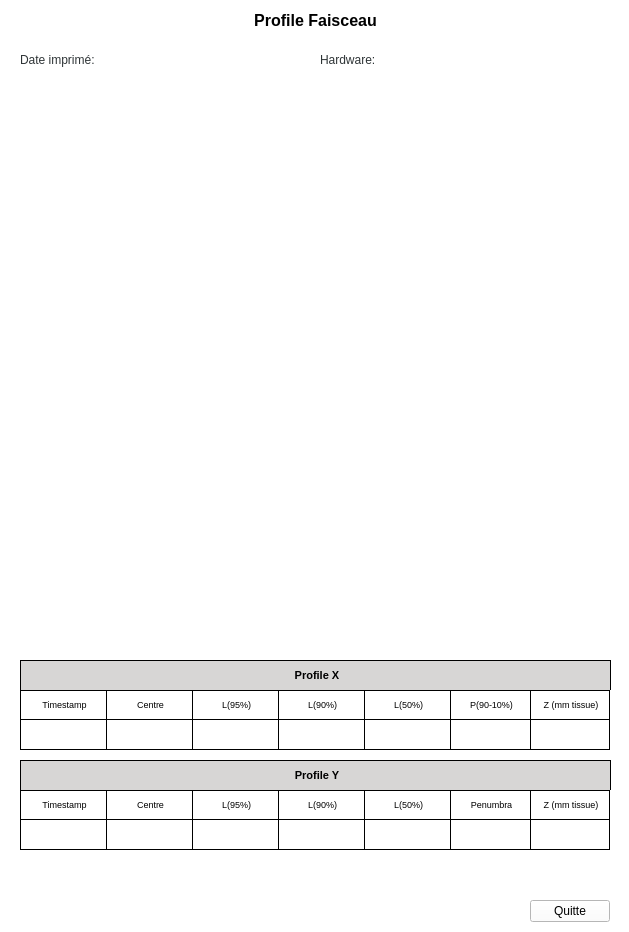
<?xml version="1.0" encoding="UTF-8"?>
<ui version="4.0">
 <class>ProfilePrintDialog</class>
 <widget class="QWidget" name="ProfilePrintDialog">
  <property name="geometry">
   <rect>
    <x>0</x>
    <y>0</y>
    <width>629</width>
    <height>932</height>
   </rect>
  </property>
  <property name="windowTitle">
   <string>Form</string>
  </property>
  <property name="styleSheet">
   <string notr="true">background: white;
</string>
  </property>
  <widget class="QWidget" name="profileWidget" native="true">
   <property name="geometry">
    <rect>
     <x>0</x>
     <y>0</y>
     <width>630</width>
     <height>891</height>
    </rect>
   </property>
   <widget class="QLabel" name="label_87">
    <property name="geometry">
     <rect>
      <x>0</x>
      <y>10</y>
      <width>631</width>
      <height>21</height>
     </rect>
    </property>
    <property name="whatsThis">
     <string>&lt;html&gt;&lt;head/&gt;&lt;body&gt;&lt;p&gt;color: rgb(46, 52, 54);&lt;/p&gt;&lt;p&gt;&lt;br/&gt;&lt;/p&gt;&lt;/body&gt;&lt;/html&gt;</string>
    </property>
    <property name="text">
     <string>&lt;html&gt;&lt;head/&gt;&lt;body&gt;&lt;p align=&quot;center&quot;&gt;&lt;span style=&quot; font-size:12pt; font-weight:600;&quot;&gt;Profile Faisceau&lt;/span&gt;&lt;/p&gt;&lt;/body&gt;&lt;/html&gt;</string>
    </property>
   </widget>
   <widget class="QLabel" name="label_2">
    <property name="geometry">
     <rect>
      <x>20</x>
      <y>660</y>
      <width>591</width>
      <height>30</height>
     </rect>
    </property>
    <property name="minimumSize">
     <size>
      <width>0</width>
      <height>30</height>
     </size>
    </property>
    <property name="maximumSize">
     <size>
      <width>659</width>
      <height>30</height>
     </size>
    </property>
    <property name="sizeIncrement">
     <size>
      <width>659</width>
      <height>30</height>
     </size>
    </property>
    <property name="font">
     <font>
      <pointsize>8</pointsize>
      <weight>75</weight>
      <bold>true</bold>
     </font>
    </property>
    <property name="styleSheet">
     <string notr="true">background-color : #d7d6d5; 
color : black;
border-color: black;
border-width: 1px;
border-style: solid;
border-bottom-style: none;

</string>
    </property>
    <property name="text">
     <string>&lt;html&gt;&lt;head/&gt;&lt;body&gt;&lt;p align=&quot;center&quot;&gt;Profile X&lt;/p&gt;&lt;/body&gt;&lt;/html&gt;</string>
    </property>
   </widget>
   <widget class="QWidget" name="gridLayoutWidget_2">
    <property name="geometry">
     <rect>
      <x>20</x>
      <y>690</y>
      <width>592</width>
      <height>62</height>
     </rect>
    </property>
    <layout class="QGridLayout" name="gridLayout_2">
     <property name="spacing">
      <number>0</number>
     </property>
     <item row="1" column="6">
      <widget class="QLineEdit" name="lineEdit_x_z">
       <property name="sizePolicy">
        <sizepolicy hsizetype="Expanding" vsizetype="Expanding">
         <horstretch>0</horstretch>
         <verstretch>0</verstretch>
        </sizepolicy>
       </property>
       <property name="minimumSize">
        <size>
         <width>80</width>
         <height>30</height>
        </size>
       </property>
       <property name="maximumSize">
        <size>
         <width>80</width>
         <height>30</height>
        </size>
       </property>
       <property name="font">
        <font>
         <pointsize>7</pointsize>
        </font>
       </property>
       <property name="styleSheet">
        <string notr="true">border-color: black;
border-width: 1px;
border-style: solid;
border-top-style: none;
color: rgb(46, 52, 54);
</string>
       </property>
       <property name="alignment">
        <set>Qt::AlignCenter</set>
       </property>
       <property name="readOnly">
        <bool>true</bool>
       </property>
      </widget>
     </item>
     <item row="0" column="2">
      <widget class="QLabel" name="label_10">
       <property name="minimumSize">
        <size>
         <width>86</width>
         <height>30</height>
        </size>
       </property>
       <property name="maximumSize">
        <size>
         <width>86</width>
         <height>30</height>
        </size>
       </property>
       <property name="font">
        <font>
         <pointsize>7</pointsize>
        </font>
       </property>
       <property name="styleSheet">
        <string notr="true">color : black;
border-color: black;
border-width: 1px;
border-style: solid;
border-right-style: none;
</string>
       </property>
       <property name="text">
        <string>&lt;html&gt;&lt;head/&gt;&lt;body&gt;&lt;p align=&quot;center&quot;&gt;L(95%)&lt;/p&gt;&lt;/body&gt;&lt;/html&gt;</string>
       </property>
      </widget>
     </item>
     <item row="0" column="3">
      <widget class="QLabel" name="label_11">
       <property name="minimumSize">
        <size>
         <width>86</width>
         <height>30</height>
        </size>
       </property>
       <property name="maximumSize">
        <size>
         <width>86</width>
         <height>30</height>
        </size>
       </property>
       <property name="font">
        <font>
         <pointsize>7</pointsize>
        </font>
       </property>
       <property name="styleSheet">
        <string notr="true">color : black;
border-color: black;
border-width: 1px;
border-style: solid;
border-right-style: none;
</string>
       </property>
       <property name="text">
        <string>&lt;html&gt;&lt;head/&gt;&lt;body&gt;&lt;p align=&quot;center&quot;&gt;L(90%)&lt;/p&gt;&lt;/body&gt;&lt;/html&gt;</string>
       </property>
      </widget>
     </item>
     <item row="1" column="4">
      <widget class="QLineEdit" name="lineEdit_x_l50">
       <property name="sizePolicy">
        <sizepolicy hsizetype="Expanding" vsizetype="Expanding">
         <horstretch>0</horstretch>
         <verstretch>0</verstretch>
        </sizepolicy>
       </property>
       <property name="minimumSize">
        <size>
         <width>86</width>
         <height>30</height>
        </size>
       </property>
       <property name="maximumSize">
        <size>
         <width>86</width>
         <height>30</height>
        </size>
       </property>
       <property name="font">
        <font>
         <pointsize>7</pointsize>
        </font>
       </property>
       <property name="styleSheet">
        <string notr="true">border-color: black;
border-width: 1px;
border-style: solid;
border-right-style: none;
border-top-style: none;
color: rgb(46, 52, 54);
</string>
       </property>
       <property name="alignment">
        <set>Qt::AlignCenter</set>
       </property>
       <property name="readOnly">
        <bool>true</bool>
       </property>
      </widget>
     </item>
     <item row="0" column="5">
      <widget class="QLabel" name="label_16">
       <property name="minimumSize">
        <size>
         <width>80</width>
         <height>30</height>
        </size>
       </property>
       <property name="maximumSize">
        <size>
         <width>80</width>
         <height>30</height>
        </size>
       </property>
       <property name="font">
        <font>
         <pointsize>7</pointsize>
        </font>
       </property>
       <property name="styleSheet">
        <string notr="true">color : black;
border-color: black;
border-width: 1px;
border-style: solid;
border-right-style: none;
</string>
       </property>
       <property name="text">
        <string>&lt;html&gt;&lt;head/&gt;&lt;body&gt;&lt;p align=&quot;center&quot;&gt;P(90-10%)&lt;/p&gt;&lt;/body&gt;&lt;/html&gt;</string>
       </property>
      </widget>
     </item>
     <item row="1" column="2">
      <widget class="QLineEdit" name="lineEdit_x_l95">
       <property name="sizePolicy">
        <sizepolicy hsizetype="Expanding" vsizetype="Expanding">
         <horstretch>0</horstretch>
         <verstretch>0</verstretch>
        </sizepolicy>
       </property>
       <property name="minimumSize">
        <size>
         <width>0</width>
         <height>30</height>
        </size>
       </property>
       <property name="maximumSize">
        <size>
         <width>86</width>
         <height>30</height>
        </size>
       </property>
       <property name="sizeIncrement">
        <size>
         <width>86</width>
         <height>0</height>
        </size>
       </property>
       <property name="font">
        <font>
         <pointsize>7</pointsize>
        </font>
       </property>
       <property name="styleSheet">
        <string notr="true">border-color: black;
border-width: 1px;
border-style: solid;
border-right-style: none;
border-top-style: none;
color: rgb(46, 52, 54);
</string>
       </property>
       <property name="alignment">
        <set>Qt::AlignCenter</set>
       </property>
       <property name="readOnly">
        <bool>true</bool>
       </property>
      </widget>
     </item>
     <item row="1" column="3">
      <widget class="QLineEdit" name="lineEdit_x_l90">
       <property name="sizePolicy">
        <sizepolicy hsizetype="Expanding" vsizetype="Expanding">
         <horstretch>0</horstretch>
         <verstretch>0</verstretch>
        </sizepolicy>
       </property>
       <property name="minimumSize">
        <size>
         <width>86</width>
         <height>30</height>
        </size>
       </property>
       <property name="maximumSize">
        <size>
         <width>86</width>
         <height>30</height>
        </size>
       </property>
       <property name="font">
        <font>
         <pointsize>7</pointsize>
        </font>
       </property>
       <property name="styleSheet">
        <string notr="true">border-color: black;
border-width: 1px;
border-style: solid;
border-right-style: none;
border-top-style: none;
color: rgb(46, 52, 54);
</string>
       </property>
       <property name="alignment">
        <set>Qt::AlignCenter</set>
       </property>
       <property name="readOnly">
        <bool>true</bool>
       </property>
      </widget>
     </item>
     <item row="1" column="1">
      <widget class="QLineEdit" name="lineEdit_x_centre">
       <property name="sizePolicy">
        <sizepolicy hsizetype="Expanding" vsizetype="Expanding">
         <horstretch>0</horstretch>
         <verstretch>0</verstretch>
        </sizepolicy>
       </property>
       <property name="minimumSize">
        <size>
         <width>86</width>
         <height>30</height>
        </size>
       </property>
       <property name="maximumSize">
        <size>
         <width>86</width>
         <height>30</height>
        </size>
       </property>
       <property name="font">
        <font>
         <pointsize>7</pointsize>
        </font>
       </property>
       <property name="styleSheet">
        <string notr="true">border-color: black;
border-width: 1px;
border-style: solid;
border-right-style: none;
border-top-style: none;
color: rgb(46, 52, 54);
</string>
       </property>
       <property name="alignment">
        <set>Qt::AlignCenter</set>
       </property>
       <property name="readOnly">
        <bool>true</bool>
       </property>
      </widget>
     </item>
     <item row="0" column="0">
      <widget class="QLabel" name="label_8">
       <property name="minimumSize">
        <size>
         <width>86</width>
         <height>30</height>
        </size>
       </property>
       <property name="maximumSize">
        <size>
         <width>86</width>
         <height>30</height>
        </size>
       </property>
       <property name="font">
        <font>
         <pointsize>7</pointsize>
        </font>
       </property>
       <property name="styleSheet">
        <string notr="true">color : black;
border-color: black;
border-width: 1px;
border-style: solid;
border-right-style: none;
</string>
       </property>
       <property name="text">
        <string>&lt;html&gt;&lt;head/&gt;&lt;body&gt;&lt;p align=&quot;center&quot;&gt;Timestamp&lt;/p&gt;&lt;/body&gt;&lt;/html&gt;</string>
       </property>
      </widget>
     </item>
     <item row="1" column="0">
      <widget class="QLineEdit" name="lineEdit_x_timestamp">
       <property name="sizePolicy">
        <sizepolicy hsizetype="Expanding" vsizetype="Expanding">
         <horstretch>0</horstretch>
         <verstretch>0</verstretch>
        </sizepolicy>
       </property>
       <property name="minimumSize">
        <size>
         <width>86</width>
         <height>30</height>
        </size>
       </property>
       <property name="maximumSize">
        <size>
         <width>86</width>
         <height>30</height>
        </size>
       </property>
       <property name="font">
        <font>
         <pointsize>7</pointsize>
        </font>
       </property>
       <property name="styleSheet">
        <string notr="true">border-color: black;
border-width: 1px;
border-style: solid;
border-right-style: none;
border-top-style: none;
color: rgb(46, 52, 54);
</string>
       </property>
       <property name="alignment">
        <set>Qt::AlignCenter</set>
       </property>
       <property name="readOnly">
        <bool>true</bool>
       </property>
      </widget>
     </item>
     <item row="0" column="1">
      <widget class="QLabel" name="label_9">
       <property name="minimumSize">
        <size>
         <width>86</width>
         <height>30</height>
        </size>
       </property>
       <property name="maximumSize">
        <size>
         <width>86</width>
         <height>30</height>
        </size>
       </property>
       <property name="font">
        <font>
         <pointsize>7</pointsize>
        </font>
       </property>
       <property name="styleSheet">
        <string notr="true">color : black;
border-color: black;
border-width: 1px;
border-style: solid;
border-right-style: none;
</string>
       </property>
       <property name="text">
        <string>&lt;html&gt;&lt;head/&gt;&lt;body&gt;&lt;p align=&quot;center&quot;&gt;Centre&lt;/p&gt;&lt;/body&gt;&lt;/html&gt;</string>
       </property>
      </widget>
     </item>
     <item row="1" column="5">
      <widget class="QLineEdit" name="lineEdit_x_penumbra">
       <property name="sizePolicy">
        <sizepolicy hsizetype="Expanding" vsizetype="Expanding">
         <horstretch>0</horstretch>
         <verstretch>0</verstretch>
        </sizepolicy>
       </property>
       <property name="minimumSize">
        <size>
         <width>80</width>
         <height>30</height>
        </size>
       </property>
       <property name="maximumSize">
        <size>
         <width>80</width>
         <height>30</height>
        </size>
       </property>
       <property name="font">
        <font>
         <pointsize>7</pointsize>
        </font>
       </property>
       <property name="styleSheet">
        <string notr="true">border-color: black;
border-width: 1px;
border-style: solid;
border-right-style: none;
border-top-style: none;
color: rgb(46, 52, 54);
</string>
       </property>
       <property name="alignment">
        <set>Qt::AlignCenter</set>
       </property>
       <property name="readOnly">
        <bool>true</bool>
       </property>
      </widget>
     </item>
     <item row="0" column="4">
      <widget class="QLabel" name="label_13">
       <property name="minimumSize">
        <size>
         <width>86</width>
         <height>30</height>
        </size>
       </property>
       <property name="maximumSize">
        <size>
         <width>86</width>
         <height>30</height>
        </size>
       </property>
       <property name="font">
        <font>
         <pointsize>7</pointsize>
        </font>
       </property>
       <property name="styleSheet">
        <string notr="true">color : black;
border-color: black;
border-width: 1px;
border-style: solid;
border-right-style: none;
</string>
       </property>
       <property name="text">
        <string>&lt;html&gt;&lt;head/&gt;&lt;body&gt;&lt;p align=&quot;center&quot;&gt;L(50%)&lt;/p&gt;&lt;/body&gt;&lt;/html&gt;</string>
       </property>
      </widget>
     </item>
     <item row="0" column="6">
      <widget class="QLabel" name="label_15">
       <property name="minimumSize">
        <size>
         <width>80</width>
         <height>30</height>
        </size>
       </property>
       <property name="maximumSize">
        <size>
         <width>80</width>
         <height>30</height>
        </size>
       </property>
       <property name="font">
        <font>
         <pointsize>7</pointsize>
        </font>
       </property>
       <property name="styleSheet">
        <string notr="true">color : black;
border-color: black;
border-width: 1px;
border-style: solid;
</string>
       </property>
       <property name="text">
        <string>&lt;html&gt;&lt;head/&gt;&lt;body&gt;&lt;p align=&quot;center&quot;&gt;Z (mm tissue)&lt;/p&gt;&lt;/body&gt;&lt;/html&gt;</string>
       </property>
      </widget>
     </item>
    </layout>
   </widget>
   <widget class="QWidget" name="horizontalLayoutWidget_2">
    <property name="geometry">
     <rect>
      <x>20</x>
      <y>50</y>
      <width>291</width>
      <height>21</height>
     </rect>
    </property>
    <layout class="QHBoxLayout" name="horizontalLayout_2">
     <item>
      <widget class="QLabel" name="nameLabel_2">
       <property name="minimumSize">
        <size>
         <width>95</width>
         <height>0</height>
        </size>
       </property>
       <property name="maximumSize">
        <size>
         <width>60</width>
         <height>16777215</height>
        </size>
       </property>
       <property name="styleSheet">
        <string notr="true">color: rgb(46, 52, 54);
</string>
       </property>
       <property name="text">
        <string>&lt;html&gt;&lt;head/&gt;&lt;body&gt;&lt;p&gt;Date imprimé:&lt;/p&gt;&lt;/body&gt;&lt;/html&gt;</string>
       </property>
      </widget>
     </item>
     <item>
      <widget class="QLineEdit" name="lineEdit_date">
       <property name="font">
        <font>
         <pointsize>9</pointsize>
        </font>
       </property>
       <property name="styleSheet">
        <string notr="true">border: none;
color: rgb(46, 52, 54);

</string>
       </property>
       <property name="readOnly">
        <bool>true</bool>
       </property>
      </widget>
     </item>
    </layout>
   </widget>
   <widget class="QLabel" name="label_3">
    <property name="geometry">
     <rect>
      <x>20</x>
      <y>760</y>
      <width>591</width>
      <height>30</height>
     </rect>
    </property>
    <property name="minimumSize">
     <size>
      <width>0</width>
      <height>30</height>
     </size>
    </property>
    <property name="maximumSize">
     <size>
      <width>659</width>
      <height>30</height>
     </size>
    </property>
    <property name="sizeIncrement">
     <size>
      <width>659</width>
      <height>30</height>
     </size>
    </property>
    <property name="font">
     <font>
      <pointsize>8</pointsize>
      <weight>75</weight>
      <bold>true</bold>
     </font>
    </property>
    <property name="styleSheet">
     <string notr="true">background-color : #d7d6d5; 
color : black;
border-color: black;
border-width: 1px;
border-style: solid;
border-bottom-style: none;

</string>
    </property>
    <property name="text">
     <string>&lt;html&gt;&lt;head/&gt;&lt;body&gt;&lt;p align=&quot;center&quot;&gt;Profile Y&lt;/p&gt;&lt;/body&gt;&lt;/html&gt;</string>
    </property>
   </widget>
   <widget class="QWidget" name="gridLayoutWidget_3">
    <property name="geometry">
     <rect>
      <x>20</x>
      <y>790</y>
      <width>592</width>
      <height>62</height>
     </rect>
    </property>
    <layout class="QGridLayout" name="gridLayout_3">
     <property name="spacing">
      <number>0</number>
     </property>
     <item row="1" column="6">
      <widget class="QLineEdit" name="lineEdit_y_z">
       <property name="sizePolicy">
        <sizepolicy hsizetype="Expanding" vsizetype="Expanding">
         <horstretch>0</horstretch>
         <verstretch>0</verstretch>
        </sizepolicy>
       </property>
       <property name="minimumSize">
        <size>
         <width>80</width>
         <height>30</height>
        </size>
       </property>
       <property name="maximumSize">
        <size>
         <width>80</width>
         <height>30</height>
        </size>
       </property>
       <property name="font">
        <font>
         <pointsize>7</pointsize>
        </font>
       </property>
       <property name="styleSheet">
        <string notr="true">border-color: black;
border-width: 1px;
border-style: solid;
border-top-style: none;
color: rgb(46, 52, 54);
</string>
       </property>
       <property name="alignment">
        <set>Qt::AlignCenter</set>
       </property>
       <property name="readOnly">
        <bool>true</bool>
       </property>
      </widget>
     </item>
     <item row="0" column="2">
      <widget class="QLabel" name="label_12">
       <property name="minimumSize">
        <size>
         <width>86</width>
         <height>30</height>
        </size>
       </property>
       <property name="maximumSize">
        <size>
         <width>86</width>
         <height>30</height>
        </size>
       </property>
       <property name="font">
        <font>
         <pointsize>7</pointsize>
        </font>
       </property>
       <property name="styleSheet">
        <string notr="true">color : black;
border-color: black;
border-width: 1px;
border-style: solid;
border-right-style: none;
</string>
       </property>
       <property name="text">
        <string>&lt;html&gt;&lt;head/&gt;&lt;body&gt;&lt;p align=&quot;center&quot;&gt;L(95%)&lt;/p&gt;&lt;/body&gt;&lt;/html&gt;</string>
       </property>
      </widget>
     </item>
     <item row="0" column="3">
      <widget class="QLabel" name="label_14">
       <property name="minimumSize">
        <size>
         <width>86</width>
         <height>30</height>
        </size>
       </property>
       <property name="maximumSize">
        <size>
         <width>86</width>
         <height>30</height>
        </size>
       </property>
       <property name="font">
        <font>
         <pointsize>7</pointsize>
        </font>
       </property>
       <property name="styleSheet">
        <string notr="true">color : black;
border-color: black;
border-width: 1px;
border-style: solid;
border-right-style: none;
</string>
       </property>
       <property name="text">
        <string>&lt;html&gt;&lt;head/&gt;&lt;body&gt;&lt;p align=&quot;center&quot;&gt;L(90%)&lt;/p&gt;&lt;/body&gt;&lt;/html&gt;</string>
       </property>
      </widget>
     </item>
     <item row="1" column="4">
      <widget class="QLineEdit" name="lineEdit_y_l50">
       <property name="sizePolicy">
        <sizepolicy hsizetype="Expanding" vsizetype="Expanding">
         <horstretch>0</horstretch>
         <verstretch>0</verstretch>
        </sizepolicy>
       </property>
       <property name="minimumSize">
        <size>
         <width>86</width>
         <height>30</height>
        </size>
       </property>
       <property name="maximumSize">
        <size>
         <width>86</width>
         <height>30</height>
        </size>
       </property>
       <property name="font">
        <font>
         <pointsize>7</pointsize>
        </font>
       </property>
       <property name="styleSheet">
        <string notr="true">border-color: black;
border-width: 1px;
border-style: solid;
border-right-style: none;
border-top-style: none;
color: rgb(46, 52, 54);
</string>
       </property>
       <property name="alignment">
        <set>Qt::AlignCenter</set>
       </property>
       <property name="readOnly">
        <bool>true</bool>
       </property>
      </widget>
     </item>
     <item row="0" column="5">
      <widget class="QLabel" name="label_17">
       <property name="minimumSize">
        <size>
         <width>80</width>
         <height>30</height>
        </size>
       </property>
       <property name="maximumSize">
        <size>
         <width>80</width>
         <height>30</height>
        </size>
       </property>
       <property name="font">
        <font>
         <pointsize>7</pointsize>
        </font>
       </property>
       <property name="styleSheet">
        <string notr="true">color : black;
border-color: black;
border-width: 1px;
border-style: solid;
border-right-style: none;
</string>
       </property>
       <property name="text">
        <string>&lt;html&gt;&lt;head/&gt;&lt;body&gt;&lt;p align=&quot;center&quot;&gt;Penumbra&lt;/p&gt;&lt;/body&gt;&lt;/html&gt;</string>
       </property>
      </widget>
     </item>
     <item row="1" column="2">
      <widget class="QLineEdit" name="lineEdit_y_l95">
       <property name="sizePolicy">
        <sizepolicy hsizetype="Expanding" vsizetype="Expanding">
         <horstretch>0</horstretch>
         <verstretch>0</verstretch>
        </sizepolicy>
       </property>
       <property name="minimumSize">
        <size>
         <width>0</width>
         <height>30</height>
        </size>
       </property>
       <property name="maximumSize">
        <size>
         <width>86</width>
         <height>30</height>
        </size>
       </property>
       <property name="sizeIncrement">
        <size>
         <width>86</width>
         <height>0</height>
        </size>
       </property>
       <property name="font">
        <font>
         <pointsize>7</pointsize>
        </font>
       </property>
       <property name="styleSheet">
        <string notr="true">border-color: black;
border-width: 1px;
border-style: solid;
border-right-style: none;
border-top-style: none;
color: rgb(46, 52, 54);
</string>
       </property>
       <property name="alignment">
        <set>Qt::AlignCenter</set>
       </property>
       <property name="readOnly">
        <bool>true</bool>
       </property>
      </widget>
     </item>
     <item row="1" column="3">
      <widget class="QLineEdit" name="lineEdit_y_l90">
       <property name="sizePolicy">
        <sizepolicy hsizetype="Expanding" vsizetype="Expanding">
         <horstretch>0</horstretch>
         <verstretch>0</verstretch>
        </sizepolicy>
       </property>
       <property name="minimumSize">
        <size>
         <width>86</width>
         <height>30</height>
        </size>
       </property>
       <property name="maximumSize">
        <size>
         <width>86</width>
         <height>30</height>
        </size>
       </property>
       <property name="font">
        <font>
         <pointsize>7</pointsize>
        </font>
       </property>
       <property name="styleSheet">
        <string notr="true">border-color: black;
border-width: 1px;
border-style: solid;
border-right-style: none;
border-top-style: none;
color: rgb(46, 52, 54);
</string>
       </property>
       <property name="alignment">
        <set>Qt::AlignCenter</set>
       </property>
       <property name="readOnly">
        <bool>true</bool>
       </property>
      </widget>
     </item>
     <item row="1" column="1">
      <widget class="QLineEdit" name="lineEdit_y_centre">
       <property name="sizePolicy">
        <sizepolicy hsizetype="Expanding" vsizetype="Expanding">
         <horstretch>0</horstretch>
         <verstretch>0</verstretch>
        </sizepolicy>
       </property>
       <property name="minimumSize">
        <size>
         <width>86</width>
         <height>30</height>
        </size>
       </property>
       <property name="maximumSize">
        <size>
         <width>86</width>
         <height>30</height>
        </size>
       </property>
       <property name="font">
        <font>
         <pointsize>7</pointsize>
        </font>
       </property>
       <property name="styleSheet">
        <string notr="true">border-color: black;
border-width: 1px;
border-style: solid;
border-right-style: none;
border-top-style: none;
color: rgb(46, 52, 54);
</string>
       </property>
       <property name="alignment">
        <set>Qt::AlignCenter</set>
       </property>
       <property name="readOnly">
        <bool>true</bool>
       </property>
      </widget>
     </item>
     <item row="0" column="0">
      <widget class="QLabel" name="label_18">
       <property name="minimumSize">
        <size>
         <width>86</width>
         <height>30</height>
        </size>
       </property>
       <property name="maximumSize">
        <size>
         <width>86</width>
         <height>30</height>
        </size>
       </property>
       <property name="font">
        <font>
         <pointsize>7</pointsize>
        </font>
       </property>
       <property name="styleSheet">
        <string notr="true">color : black;
border-color: black;
border-width: 1px;
border-style: solid;
border-right-style: none;
</string>
       </property>
       <property name="text">
        <string>&lt;html&gt;&lt;head/&gt;&lt;body&gt;&lt;p align=&quot;center&quot;&gt;Timestamp&lt;/p&gt;&lt;/body&gt;&lt;/html&gt;</string>
       </property>
      </widget>
     </item>
     <item row="1" column="0">
      <widget class="QLineEdit" name="lineEdit_y_timestamp">
       <property name="sizePolicy">
        <sizepolicy hsizetype="Expanding" vsizetype="Expanding">
         <horstretch>0</horstretch>
         <verstretch>0</verstretch>
        </sizepolicy>
       </property>
       <property name="minimumSize">
        <size>
         <width>86</width>
         <height>30</height>
        </size>
       </property>
       <property name="maximumSize">
        <size>
         <width>86</width>
         <height>30</height>
        </size>
       </property>
       <property name="font">
        <font>
         <pointsize>7</pointsize>
        </font>
       </property>
       <property name="styleSheet">
        <string notr="true">border-color: black;
border-width: 1px;
border-style: solid;
border-right-style: none;
border-top-style: none;
color: rgb(46, 52, 54);
</string>
       </property>
       <property name="alignment">
        <set>Qt::AlignCenter</set>
       </property>
       <property name="readOnly">
        <bool>true</bool>
       </property>
      </widget>
     </item>
     <item row="0" column="1">
      <widget class="QLabel" name="label_19">
       <property name="minimumSize">
        <size>
         <width>86</width>
         <height>30</height>
        </size>
       </property>
       <property name="maximumSize">
        <size>
         <width>86</width>
         <height>30</height>
        </size>
       </property>
       <property name="font">
        <font>
         <pointsize>7</pointsize>
        </font>
       </property>
       <property name="styleSheet">
        <string notr="true">color : black;
border-color: black;
border-width: 1px;
border-style: solid;
border-right-style: none;
</string>
       </property>
       <property name="text">
        <string>&lt;html&gt;&lt;head/&gt;&lt;body&gt;&lt;p align=&quot;center&quot;&gt;Centre&lt;/p&gt;&lt;/body&gt;&lt;/html&gt;</string>
       </property>
      </widget>
     </item>
     <item row="1" column="5">
      <widget class="QLineEdit" name="lineEdit_y_penumbra">
       <property name="sizePolicy">
        <sizepolicy hsizetype="Expanding" vsizetype="Expanding">
         <horstretch>0</horstretch>
         <verstretch>0</verstretch>
        </sizepolicy>
       </property>
       <property name="minimumSize">
        <size>
         <width>80</width>
         <height>30</height>
        </size>
       </property>
       <property name="maximumSize">
        <size>
         <width>80</width>
         <height>30</height>
        </size>
       </property>
       <property name="font">
        <font>
         <pointsize>7</pointsize>
        </font>
       </property>
       <property name="styleSheet">
        <string notr="true">border-color: black;
border-width: 1px;
border-style: solid;
border-right-style: none;
border-top-style: none;
color: rgb(46, 52, 54);
</string>
       </property>
       <property name="alignment">
        <set>Qt::AlignCenter</set>
       </property>
       <property name="readOnly">
        <bool>true</bool>
       </property>
      </widget>
     </item>
     <item row="0" column="4">
      <widget class="QLabel" name="label_20">
       <property name="minimumSize">
        <size>
         <width>86</width>
         <height>30</height>
        </size>
       </property>
       <property name="maximumSize">
        <size>
         <width>86</width>
         <height>30</height>
        </size>
       </property>
       <property name="font">
        <font>
         <pointsize>7</pointsize>
        </font>
       </property>
       <property name="styleSheet">
        <string notr="true">color : black;
border-color: black;
border-width: 1px;
border-style: solid;
border-right-style: none;
</string>
       </property>
       <property name="text">
        <string>&lt;html&gt;&lt;head/&gt;&lt;body&gt;&lt;p align=&quot;center&quot;&gt;L(50%)&lt;/p&gt;&lt;/body&gt;&lt;/html&gt;</string>
       </property>
      </widget>
     </item>
     <item row="0" column="6">
      <widget class="QLabel" name="label_21">
       <property name="minimumSize">
        <size>
         <width>80</width>
         <height>30</height>
        </size>
       </property>
       <property name="maximumSize">
        <size>
         <width>80</width>
         <height>30</height>
        </size>
       </property>
       <property name="font">
        <font>
         <pointsize>7</pointsize>
        </font>
       </property>
       <property name="styleSheet">
        <string notr="true">color : black;
border-color: black;
border-width: 1px;
border-style: solid;
</string>
       </property>
       <property name="text">
        <string>&lt;html&gt;&lt;head/&gt;&lt;body&gt;&lt;p align=&quot;center&quot;&gt;Z (mm tissue)&lt;/p&gt;&lt;/body&gt;&lt;/html&gt;</string>
       </property>
      </widget>
     </item>
    </layout>
   </widget>
   <widget class="QCustomPlot" name="customPlot_Profile" native="true">
    <property name="geometry">
     <rect>
      <x>20</x>
      <y>80</y>
      <width>591</width>
      <height>571</height>
     </rect>
    </property>
   </widget>
   <widget class="QWidget" name="horizontalLayoutWidget_3">
    <property name="geometry">
     <rect>
      <x>320</x>
      <y>50</y>
      <width>291</width>
      <height>21</height>
     </rect>
    </property>
    <layout class="QHBoxLayout" name="horizontalLayout_3">
     <item>
      <widget class="QLabel" name="nameLabel_3">
       <property name="minimumSize">
        <size>
         <width>68</width>
         <height>0</height>
        </size>
       </property>
       <property name="maximumSize">
        <size>
         <width>60</width>
         <height>16777215</height>
        </size>
       </property>
       <property name="styleSheet">
        <string notr="true">color: rgb(46, 52, 54);
</string>
       </property>
       <property name="text">
        <string>&lt;html&gt;&lt;head/&gt;&lt;body&gt;&lt;p&gt;Hardware:&lt;/p&gt;&lt;/body&gt;&lt;/html&gt;</string>
       </property>
      </widget>
     </item>
     <item>
      <widget class="QLineEdit" name="lineEdit_hardware">
       <property name="font">
        <font>
         <pointsize>9</pointsize>
        </font>
       </property>
       <property name="styleSheet">
        <string notr="true">border: none;
color: rgb(46, 52, 54);

</string>
       </property>
       <property name="readOnly">
        <bool>true</bool>
       </property>
      </widget>
     </item>
    </layout>
   </widget>
  </widget>
  <widget class="QPushButton" name="closePushButton">
   <property name="geometry">
    <rect>
     <x>530</x>
     <y>900</y>
     <width>80</width>
     <height>22</height>
    </rect>
   </property>
   <property name="text">
    <string>Quitte</string>
   </property>
  </widget>
 </widget>
 <customwidgets>
  <customwidget>
   <class>QCustomPlot</class>
   <extends>QWidget</extends>
   <header>qcustomplot.h</header>
   <container>1</container>
  </customwidget>
 </customwidgets>
 <tabstops>
  <tabstop>lineEdit_x_timestamp</tabstop>
  <tabstop>lineEdit_x_centre</tabstop>
  <tabstop>lineEdit_x_l95</tabstop>
  <tabstop>lineEdit_x_l90</tabstop>
  <tabstop>lineEdit_x_l50</tabstop>
  <tabstop>lineEdit_x_penumbra</tabstop>
  <tabstop>lineEdit_x_z</tabstop>
  <tabstop>closePushButton</tabstop>
  <tabstop>lineEdit_date</tabstop>
 </tabstops>
 <resources/>
 <connections/>
</ui>
